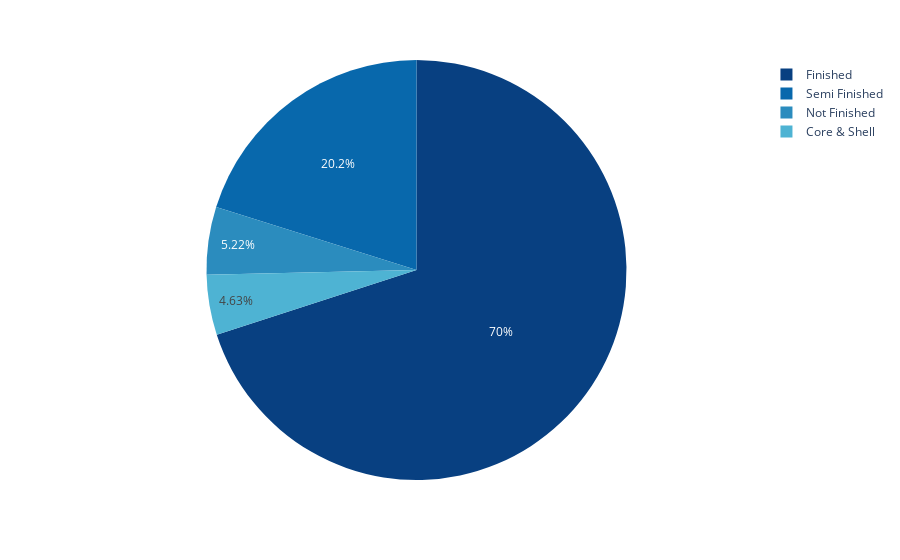

Here is the notebook cell this chart was saved with:
### Code cell
Delivery_Term = df.groupby("Delivery_Term").size().sort_values(ascending =True).reset_index(name='counts')
px.pie(data_frame = Delivery_Term ,names= "Delivery_Term",values ="counts",color_discrete_sequence = px.colors.sequential.GnBu_r)

### Figure 1 — Plotly figure (JSON) as saved in the notebook; plotly's stock layout.template omitted (floating-point values rounded to 4 significant figures)
{"data": [{"domain": {"x": [0, 1], "y": [0, 1]}, "hovertemplate": "Delivery_Term=%{label}<br>counts=%{value}<extra></extra>", "labels": ["Core & Shell", "Not Finished", "Semi Finished", "Finished"], "legendgroup": "", "name": "", "showlegend": true, "type": "pie", "values": [235, 265, 1024, 3557]}], "layout": {"legend": {"tracegroupgap": 0}, "margin": {"t": 60}, "piecolorway": ["rgb(8,64,129)", "rgb(8,104,172)", "rgb(43,140,190)", "rgb(78,179,211)", "rgb(123,204,196)", "rgb(168,221,181)", "rgb(204,235,197)", "rgb(224,243,219)", "rgb(247,252,240)"]}}
